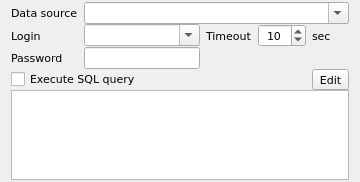
<?xml version="1.0" encoding="UTF-8"?>
<ui version="4.0">
 <class>OdbcQueryWidget</class>
 <widget class="QWidget" name="OdbcQueryWidget">
  <property name="geometry">
   <rect>
    <x>0</x>
    <y>0</y>
    <width>360</width>
    <height>182</height>
   </rect>
  </property>
  <property name="sizePolicy">
   <sizepolicy hsizetype="Maximum" vsizetype="Preferred">
    <horstretch>0</horstretch>
    <verstretch>0</verstretch>
   </sizepolicy>
  </property>
  <property name="font">
   <font>
    <family>DejaVu Sans</family>
    <pointsize>8</pointsize>
   </font>
  </property>
  <property name="windowTitle">
   <string>Form</string>
  </property>
  <layout class="QGridLayout" name="gridLayout">
   <property name="topMargin">
    <number>2</number>
   </property>
   <property name="bottomMargin">
    <number>2</number>
   </property>
   <property name="verticalSpacing">
    <number>0</number>
   </property>
   <item row="1" column="4">
    <widget class="QLabel" name="lblTimeout">
     <property name="sizePolicy">
      <sizepolicy hsizetype="Maximum" vsizetype="Preferred">
       <horstretch>0</horstretch>
       <verstretch>0</verstretch>
      </sizepolicy>
     </property>
     <property name="text">
      <string>Timeout</string>
     </property>
    </widget>
   </item>
   <item row="3" column="0" colspan="2">
    <widget class="QCheckBox" name="chkExecuteQuery">
     <property name="text">
      <string>Execute SQL query</string>
     </property>
    </widget>
   </item>
   <item row="0" column="0">
    <widget class="QLabel" name="lblDataSource">
     <property name="enabled">
      <bool>true</bool>
     </property>
     <property name="sizePolicy">
      <sizepolicy hsizetype="Maximum" vsizetype="Preferred">
       <horstretch>0</horstretch>
       <verstretch>0</verstretch>
      </sizepolicy>
     </property>
     <property name="toolTip">
      <string/>
     </property>
     <property name="text">
      <string>Data source</string>
     </property>
    </widget>
   </item>
   <item row="4" column="0" colspan="7">
    <widget class="QTextEdit" name="txtSqlQuery"/>
   </item>
   <item row="3" column="6">
    <widget class="QToolButton" name="btnEdit">
     <property name="sizePolicy">
      <sizepolicy hsizetype="Maximum" vsizetype="Fixed">
       <horstretch>0</horstretch>
       <verstretch>0</verstretch>
      </sizepolicy>
     </property>
     <property name="inputMethodHints">
      <set>Qt::ImhNone</set>
     </property>
     <property name="text">
      <string>Edit</string>
     </property>
     <property name="popupMode">
      <enum>QToolButton::DelayedPopup</enum>
     </property>
     <property name="toolButtonStyle">
      <enum>Qt::ToolButtonIconOnly</enum>
     </property>
    </widget>
   </item>
   <item row="2" column="0">
    <widget class="QLabel" name="lblPassword">
     <property name="sizePolicy">
      <sizepolicy hsizetype="Minimum" vsizetype="Preferred">
       <horstretch>0</horstretch>
       <verstretch>0</verstretch>
      </sizepolicy>
     </property>
     <property name="text">
      <string>Password</string>
     </property>
    </widget>
   </item>
   <item row="1" column="0">
    <widget class="QLabel" name="lblLogin">
     <property name="sizePolicy">
      <sizepolicy hsizetype="Maximum" vsizetype="Preferred">
       <horstretch>0</horstretch>
       <verstretch>0</verstretch>
      </sizepolicy>
     </property>
     <property name="text">
      <string>Login</string>
     </property>
    </widget>
   </item>
   <item row="2" column="1" colspan="3">
    <widget class="QLineEdit" name="editPassword"/>
   </item>
   <item row="0" column="1" colspan="6">
    <widget class="QComboBox" name="cmbDataSource">
     <property name="sizePolicy">
      <sizepolicy hsizetype="Minimum" vsizetype="Fixed">
       <horstretch>200</horstretch>
       <verstretch>0</verstretch>
      </sizepolicy>
     </property>
     <property name="editable">
      <bool>true</bool>
     </property>
    </widget>
   </item>
   <item row="1" column="6">
    <widget class="QLabel" name="lblSec">
     <property name="sizePolicy">
      <sizepolicy hsizetype="Maximum" vsizetype="Preferred">
       <horstretch>0</horstretch>
       <verstretch>0</verstretch>
      </sizepolicy>
     </property>
     <property name="text">
      <string>sec</string>
     </property>
    </widget>
   </item>
   <item row="1" column="1" colspan="3">
    <widget class="QComboBox" name="cmbLogin">
     <property name="sizePolicy">
      <sizepolicy hsizetype="Expanding" vsizetype="Fixed">
       <horstretch>0</horstretch>
       <verstretch>0</verstretch>
      </sizepolicy>
     </property>
     <property name="editable">
      <bool>true</bool>
     </property>
    </widget>
   </item>
   <item row="1" column="5">
    <widget class="QSpinBox" name="spinTimeout">
     <property name="alignment">
      <set>Qt::AlignCenter</set>
     </property>
     <property name="minimum">
      <number>1</number>
     </property>
     <property name="maximum">
      <number>300</number>
     </property>
     <property name="value">
      <number>10</number>
     </property>
    </widget>
   </item>
  </layout>
 </widget>
 <resources/>
 <connections/>
</ui>
